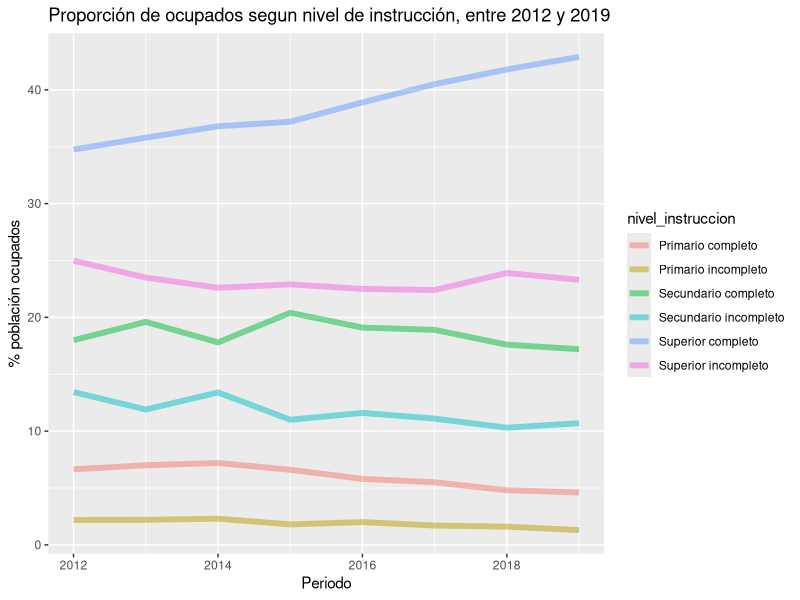
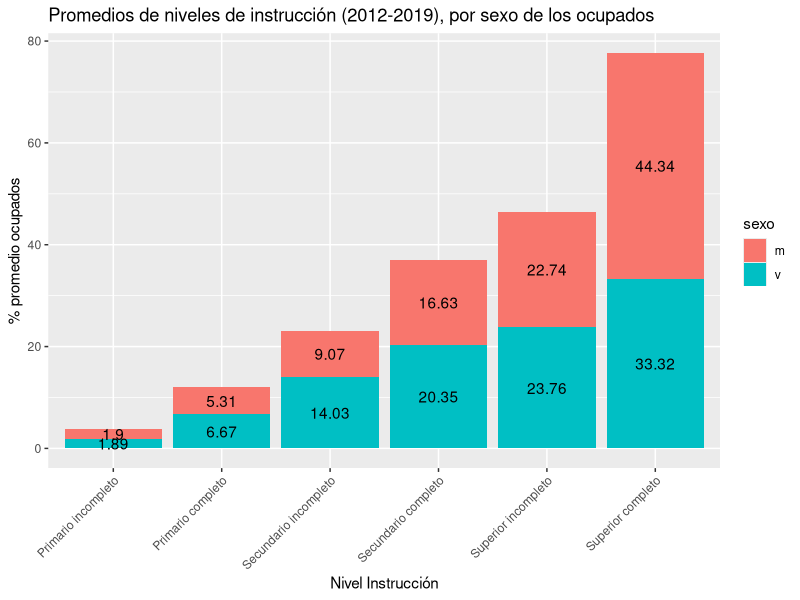
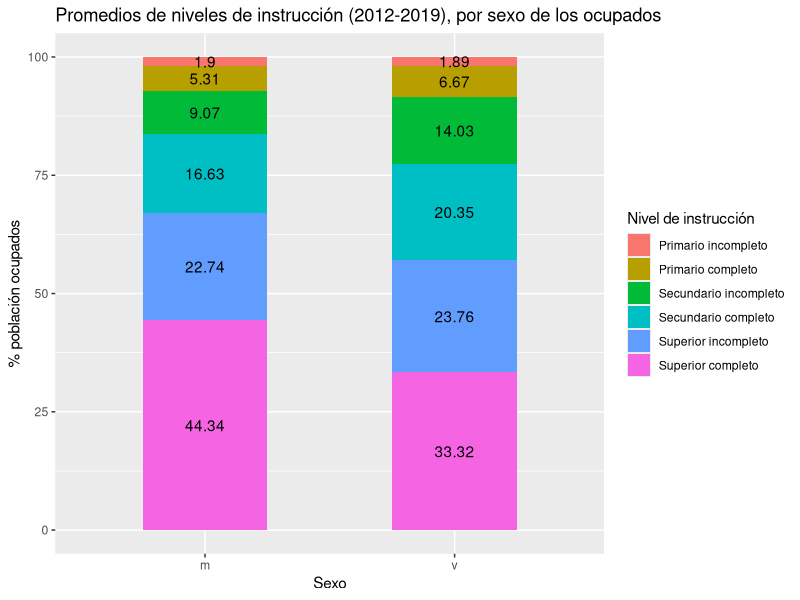
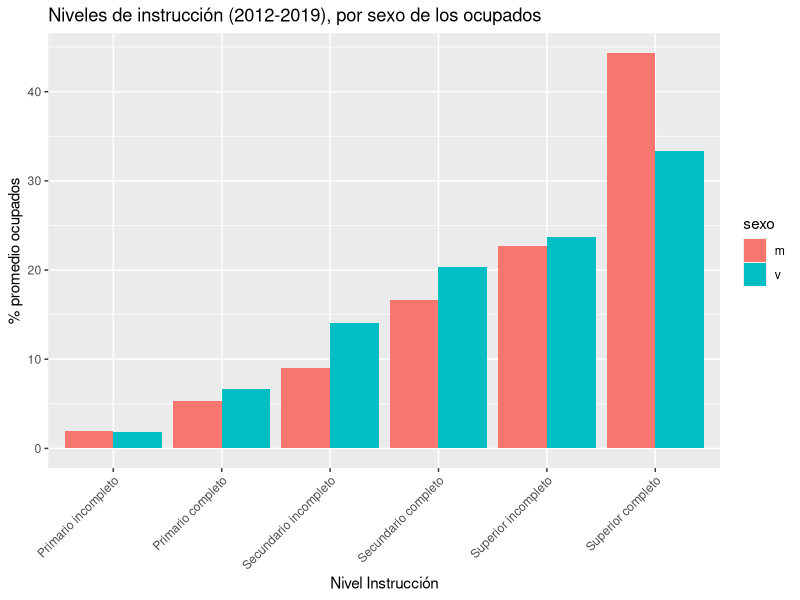
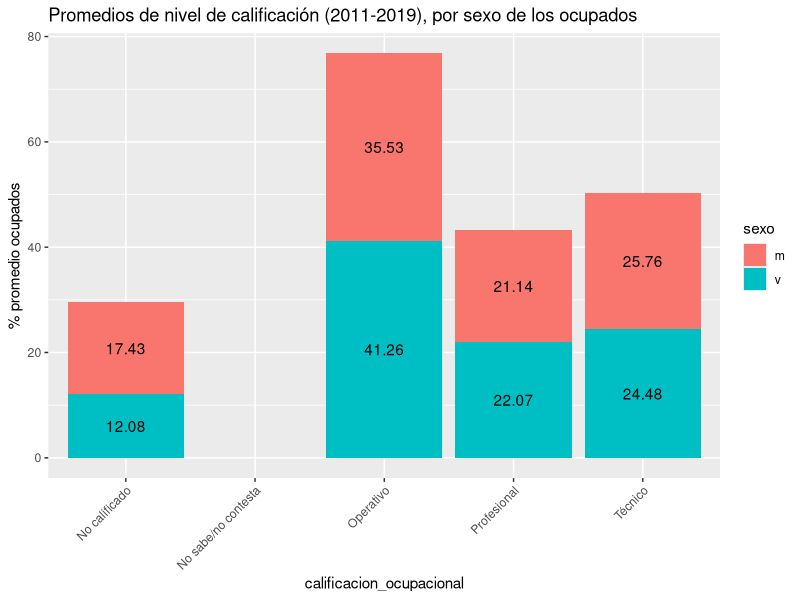

Here is the R script that generated these plots, in order:
## ---- chunk 1
knitr::opts_chunk$set(echo = TRUE)
 
# Cargar los paquetes necesarios acá
library(readr)
library(dplyr)
library(ggplot2)
library(tidyr)

## ---- chunk 2

## Lectura de los archivos

nivel_educativo_sexo_anio <- read_csv("datos/max_neduc_ocup_sexo__annio__n_instruc_limpio.csv")

## ---- chunk 3
head(nivel_educativo_sexo_anio,10)
## ---- chunk 4

## Exploración de los datos

#verificar tipo de datos data.frame
class(nivel_educativo_sexo_anio)

# nombres de las variables
names(nivel_educativo_sexo_anio)

#tipo de dato de las variables
str(nivel_educativo_sexo_anio)

#ver cantidad de filas (observaciones) y columnas (variables)

nrow(nivel_educativo_sexo_anio)
ncol(nivel_educativo_sexo_anio)


## ---- chunk 5
#verificamos que no haya valores nulos en el data.frame

any(is.na(nivel_educativo_sexo_anio$anio)) &
any(is.na(nivel_educativo_sexo_anio$sexo)) &
any(is.na(nivel_educativo_sexo_anio$nivel_instruccion)) &
any(is.na(nivel_educativo_sexo_anio$porc_poblacion))

## ---- chunk 6
#verificamos que todos los valores sean positivos en la columna porcentaje

filter(nivel_educativo_sexo_anio,porc_poblacion<0)


## ---- chunk 7

nivel_educativo_sexo_anio<-nivel_educativo_sexo_anio |> 
  mutate(porcentaje_poblacion = round(porc_poblacion,2))

## ---- chunk 8
nivel_educativo_sexo_anio |> 
  filter(sexo=='m' |sexo=='v') |>
  group_by(sexo, nivel_instruccion) |> 
  summarise(porcentaje_poblacion_media = mean(porcentaje_poblacion),porcentaje_poblacion_sd = sd(porcentaje_poblacion))


## ---- chunk 9

nivel_educativo_sexo_anio |> 
  filter(sexo=='m' |sexo=='v') |>
  group_by(sexo, nivel_instruccion) |> 
  summarise(porcentaje_poblacion_max = max(porcentaje_poblacion,na.rm=TRUE),porcentaje_poblacion_min = min(porcentaje_poblacion,na.rm=TRUE), rango=max(porcentaje_poblacion,na.rm=TRUE)-min(porcentaje_poblacion,na.rm=TRUE))
            

## ---- chunk 10

nivel_educativo_sexo_anio|>
  filter(sexo=="TOTAL")|>
  ggplot(aes(anio,porc_poblacion))+
  geom_line(aes(group=nivel_instruccion,color=nivel_instruccion), size=2,alpha = 0.5)+
   labs(title = "Proporción de ocupados segun nivel de instrucción, entre 2012 y 2019",
        x = "Periodo", 
        y = "% población ocupados")

## ---- chunk 11
  nivel_educativo_sexo_anio|>
  filter(sexo != "TOTAL")|>
  group_by(nivel_instruccion, sexo)|>
    summarise(promedio_poblacion = round(mean(porc_poblacion),2))|>
  spread(sexo,promedio_poblacion) |> rename(Mujer=m,Varon=v)  |>
arrange(factor(nivel_instruccion, levels=c('Primario incompleto', 'Primario completo', 'Secundario incompleto', 'Secundario completo', 'Superior incompleto', 'Superior completo')))

## ---- chunk 12
nivel_educativo_sexo_anio|>
  filter(sexo != "TOTAL")|>
  group_by(nivel_instruccion, sexo)|>
    summarise(promedio_poblacion = round(mean(porc_poblacion),2))|>
  ggplot(aes(factor(nivel_instruccion, level=c('Primario incompleto', 'Primario completo', 'Secundario incompleto', 'Secundario completo', 'Superior incompleto', 'Superior completo')) , promedio_poblacion , fill=sexo))+
  geom_col(position = "stack")+
  geom_text(aes(label = promedio_poblacion, group = factor(sexo)), position = position_stack(0.5))+
    labs(title = "Promedios de niveles de instrucción (2012-2019), por sexo de los ocupados", x="Nivel Instrucción", y="% promedio ocupados")+
  theme(axis.text.x = element_text(angle = 45, vjust = 1, hjust=1))


## ---- chunk 13

nivel_educativo_sexo_anio|>
  filter(sexo != "TOTAL")|>
  group_by(nivel_instruccion, sexo)|>
  summarise(promedio_poblacion = round(mean(porc_poblacion),2))|>
  ggplot(aes(sexo, promedio_poblacion))+
  geom_col(aes(width = 0.5, fill = factor(nivel_instruccion, level=c('Primario incompleto', 'Primario completo', 'Secundario incompleto', 'Secundario completo', 'Superior incompleto', 'Superior completo'))))+
  geom_text(aes(label = promedio_poblacion, group = factor(nivel_instruccion, level=c('Primario incompleto', 'Primario completo', 'Secundario incompleto', 'Secundario completo', 'Superior incompleto', 'Superior completo'))), position = position_stack(0.5))+
  scale_fill_discrete(name = "Nivel de instrucción")+
  labs(title = "Promedios de niveles de instrucción (2012-2019), por sexo de los ocupados", 
       x = "Sexo", 
       y="% población ocupados")

## ---- chunk 14
nivel_educativo_sexo_anio|>
  filter(sexo != "TOTAL")|>
  group_by(nivel_instruccion, sexo)|>
  summarise(promedio_poblacion = round(mean(porc_poblacion),2))|>
  ggplot() +  
  geom_bar(aes(x = factor(nivel_instruccion, level=c('Primario incompleto', 'Primario completo', 'Secundario incompleto', 'Secundario completo', 'Superior incompleto', 'Superior completo')), y = promedio_poblacion, fill = sexo),
           stat = 'identity', position = 'dodge')+
   labs(title = "Niveles de instrucción (2012-2019), por sexo de los ocupados", x="Nivel Instrucción", y="% promedio ocupados")+
  theme(axis.text.x = element_text(angle = 45, vjust = 1, hjust=1))

## ---- chunk 15
 nivel_educativo_sexo_anio|>
  filter(sexo != "TOTAL", anio == 2012)|>
  group_by(nivel_instruccion, sexo)
## ---- chunk 16
library(readr)
calif_ocup_sexo_annio_calif_ocup_limpio <- read_csv("datos/calif_ocup_sexo__annio__calif_ocup_limpio.csv")
## ---- chunk 17
colnames(calif_ocup_sexo_annio_calif_ocup_limpio)
## ---- chunk 18
calif_ocup_sexo_annio_calif_ocup_limpio|>
    group_by(sexo,calificacion_ocupacional)|>
  summarise(promedio_poblacion = mean(porc_calif_ocupacional),na.rm=TRUE)
## ---- chunk 19
calif_ocup_sexo_annio_calif_ocup_limpio$porc_calif_ocupacional <- as.numeric(calif_ocup_sexo_annio_calif_ocup_limpio$porc_calif_ocupacional, na.rm=TRUE)
## ---- chunk 20
calif_ocup_sexo_annio_calif_ocup_limpio|>
    group_by(sexo,calificacion_ocupacional)|>
  summarise(promedio_calificacion = round(mean(porc_calif_ocupacional), 2), na.rm=TRUE)|>
  ggplot(aes(calificacion_ocupacional , promedio_calificacion , fill=sexo))+
  geom_col(position = "stack")+
  geom_text(aes(label = promedio_calificacion, group = factor(sexo)), position = position_stack(0.5))+
    labs(title = "Promedios de nivel de calificación (2011-2019), por sexo de los ocupados", y="% promedio ocupados")+
  theme(axis.text.x = element_text(angle = 45, vjust = 1, hjust=1))
